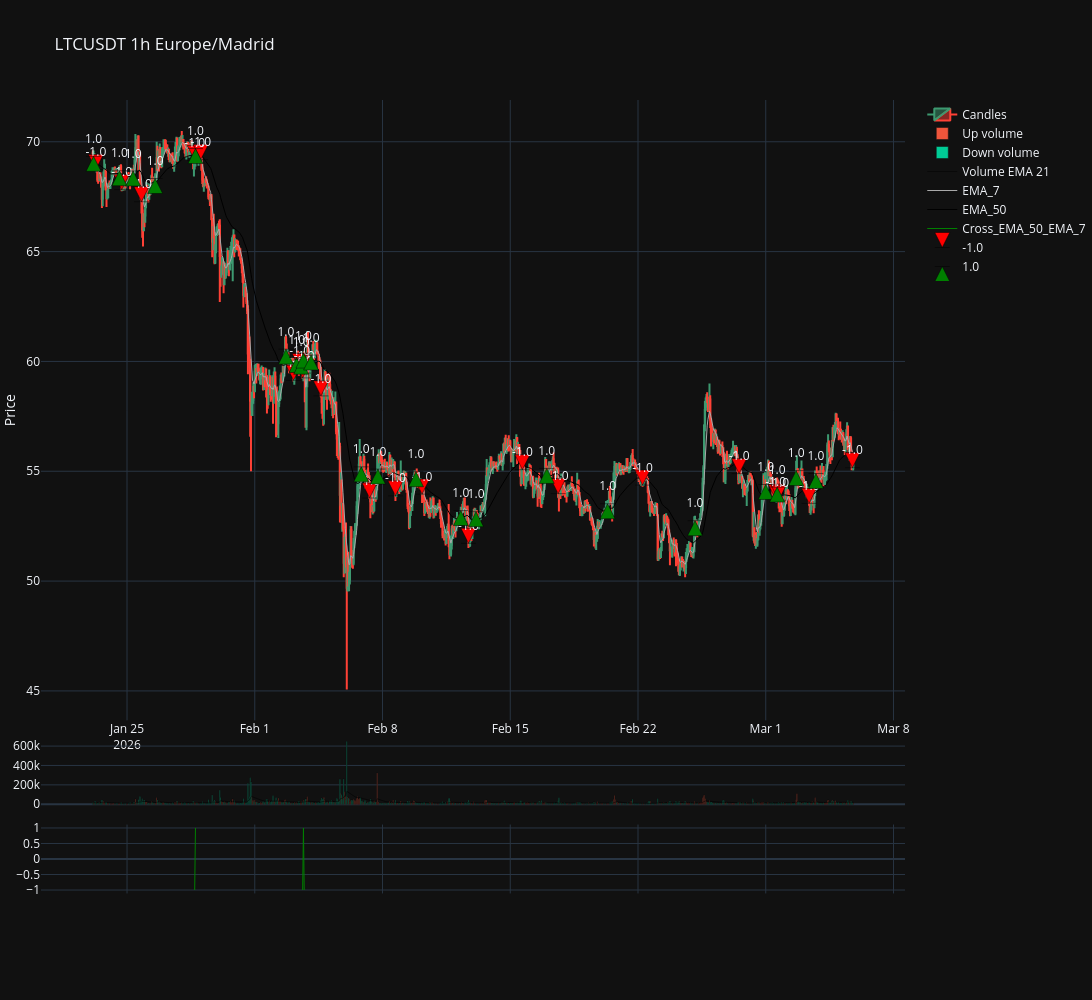

Source (notebook cell):
### Code cell
sym.plot(actions_col='Cross_EMA_50_EMA_7')

### Figure 1 — Plotly figure (JSON) as saved in the notebook; plotly's stock layout.template omitted (floating-point values rounded to 4 significant figures; data arrays with more than 128 entries replaced by an {"elided": "..."} marker saying what was removed)
{"data": [{"close": {"elided": "1001 float values"}, "high": {"elided": "1001 float values"}, "low": {"elided": "1001 float values"}, "name": "Candles", "open": {"elided": "1001 float values"}, "x": {"elided": "1001 str values"}, "type": "candlestick", "xaxis": "x", "yaxis": "y"}, {"name": "Up volume", "x": {"elided": "502 str values"}, "y": {"elided": "502 float values"}, "type": "bar", "xaxis": "x2", "yaxis": "y2"}, {"name": "Down volume", "x": {"elided": "499 str values"}, "y": {"elided": "499 float values"}, "type": "bar", "xaxis": "x2", "yaxis": "y2"}, {"line": {"color": "black", "width": 0.5}, "name": "Volume EMA 21", "x": {"elided": "1001 str values"}, "y": {"elided": "1001 float values"}, "type": "scatter", "xaxis": "x2", "yaxis": "y2"}, {"line": {"color": "darkgrey", "width": 1}, "mode": "lines", "name": "EMA_7", "showlegend": true, "x": {"elided": "1001 str values"}, "y": {"elided": "1001 float values"}, "yaxis": "y", "type": "scatter", "xaxis": "x"}, {"line": {"color": "black", "width": 1}, "mode": "lines", "name": "EMA_50", "showlegend": true, "x": {"elided": "1001 str values"}, "y": {"elided": "1001 float values"}, "yaxis": "y", "type": "scatter", "xaxis": "x"}, {"line": {"color": "green", "width": 1}, "mode": "lines", "name": "Cross_EMA_50_EMA_7", "showlegend": true, "x": {"elided": "1001 str values"}, "y": {"elided": "1001 float values"}, "yaxis": "y3", "type": "scatter", "xaxis": "x3"}, {"marker": {"color": "red", "line": {"color": "black", "width": 0.5}, "size": 15, "symbol": "arrow-bar-down"}, "mode": "markers+text", "name": "-1.0", "text": "-1.0", "textposition": "top center", "x": ["2026-01-23T07:00:00+01:00", "2026-01-24T17:00:00+01:00", "2026-01-25T19:00:00+01:00", "2026-01-28T17:00:00+01:00", "2026-01-29T01:00:00+01:00", "2026-02-03T03:00:00+01:00", "2026-02-03T11:00:00+01:00", "2026-02-03T15:00:00+01:00", "2026-02-03T17:00:00+01:00", "2026-02-04T15:00:00+01:00", "2026-02-07T07:00:00+01:00", "2026-02-08T17:00:00+01:00", "2026-02-10T04:00:00+01:00", "2026-02-12T17:00:00+01:00", "2026-02-15T16:00:00+01:00", "2026-02-17T15:00:00+01:00", "2026-02-22T06:00:00+01:00", "2026-02-27T13:00:00+01:00", "2026-03-01T13:00:00+01:00", "2026-03-01T17:00:00+01:00", "2026-03-03T09:00:00+01:00", "2026-03-05T18:00:00+01:00"], "y": [68.74, 67.82, 67.27, 69.15, 69.19, 59.14, 59.68, 59.25, 59.47, 58.43, 53.78, 53.88, 53.96, 51.72, 55.07, 53.98, 54.37, 54.89, 53.73, 53.68, 53.54, 55.16], "type": "scatter", "xaxis": "x", "yaxis": "y"}, {"marker": {"color": "green", "line": {"color": "black", "width": 0.5}, "size": 15, "symbol": "arrow-bar-up"}, "mode": "markers+text", "name": "1.0", "text": "1.0", "textposition": "top center", "x": ["2026-01-23T04:00:00+01:00", "2026-01-24T14:00:00+01:00", "2026-01-25T08:00:00+01:00", "2026-01-26T13:00:00+01:00", "2026-01-28T18:00:00+01:00", "2026-02-02T17:00:00+01:00", "2026-02-03T07:00:00+01:00", "2026-02-03T13:00:00+01:00", "2026-02-03T16:00:00+01:00", "2026-02-04T02:00:00+01:00", "2026-02-06T20:00:00+01:00", "2026-02-07T18:00:00+01:00", "2026-02-09T20:00:00+01:00", "2026-02-12T07:00:00+01:00", "2026-02-13T03:00:00+01:00", "2026-02-17T00:00:00+01:00", "2026-02-20T08:00:00+01:00", "2026-02-25T03:00:00+01:00", "2026-03-01T00:00:00+01:00", "2026-03-01T15:00:00+01:00", "2026-03-02T16:00:00+01:00", "2026-03-03T18:00:00+01:00"], "y": [69.34, 68.68, 68.67, 68.33, 69.69, 60.56, 60.18, 60.1, 60.38, 60.29, 55.2, 55.1, 54.98, 53.21, 53.16, 55.13, 53.52, 52.75, 54.4, 54.28, 55.03, 54.9], "type": "scatter", "xaxis": "x", "yaxis": "y"}], "layout": {"xaxis": {"anchor": "y", "domain": [0.0, 1.0], "matches": "x4", "showticklabels": true, "rangeslider": {"visible": false}}, "yaxis": {"anchor": "x", "domain": [0.295, 1.0], "title": {"text": "Price"}, "autorange": true, "fixedrange": false}, "xaxis2": {"anchor": "y2", "domain": [0.0, 1.0], "matches": "x4", "showticklabels": false}, "yaxis2": {"anchor": "x2", "domain": [0.1967, 0.275], "autorange": true, "fixedrange": false}, "xaxis3": {"anchor": "y3", "domain": [0.0, 1.0], "matches": "x4", "showticklabels": false}, "yaxis3": {"anchor": "x3", "domain": [0.09833, 0.1767], "autorange": true, "fixedrange": false}, "xaxis4": {"anchor": "y4", "domain": [0.0, 1.0]}, "yaxis4": {"anchor": "x4", "domain": [0.0, 0.07833], "autorange": true, "fixedrange": false}, "margin": {"l": 1, "r": 1, "b": 20, "t": 100}, "yaxis5": {"autorange": true, "fixedrange": false}, "yaxis6": {"autorange": true, "fixedrange": false}, "yaxis7": {"autorange": true, "fixedrange": false}, "title": {"text": "LTCUSDT 1h Europe/Madrid"}, "autosize": false, "width": 1800, "height": 1000}}
